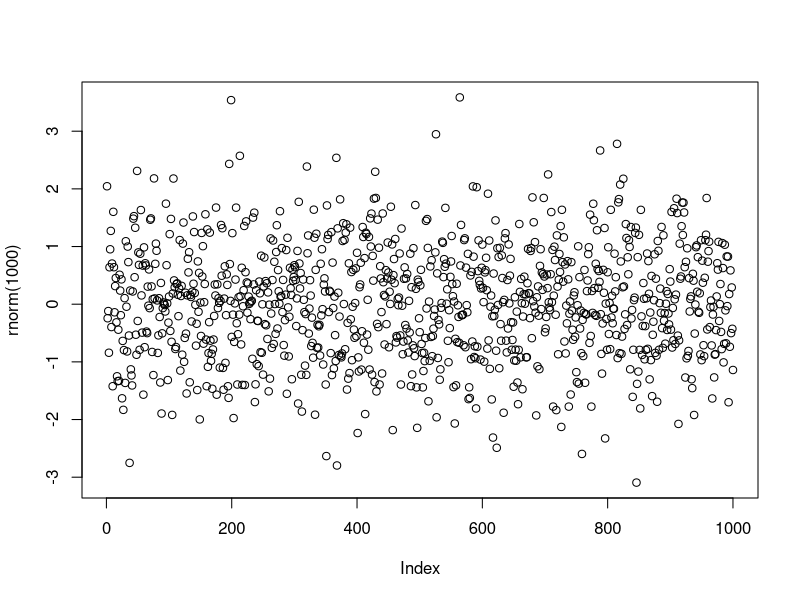
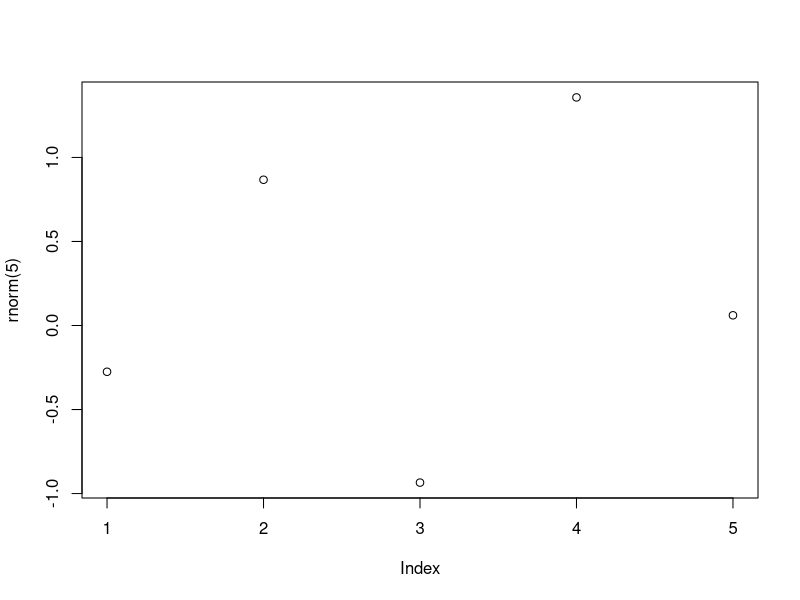

The R source for these figures, in order:
## ---- chunk 1
#| echo: true
plot(rnorm(1000))
## ---- chunk 2
#| echo: true

2+2
2*3-1
exp(-10)
log(2)
pi
sin(pi/2)

## ---- chunk 3
#| echo: true

# This is a comment in R
# Comments are ignored by R

1+1 # This works out the result of one plus one!
## ---- chunk 4
#| echo: true
rnorm(5)
## ---- chunk 5
#| echo: true
#| output-location: slide
plot(rnorm(5))
